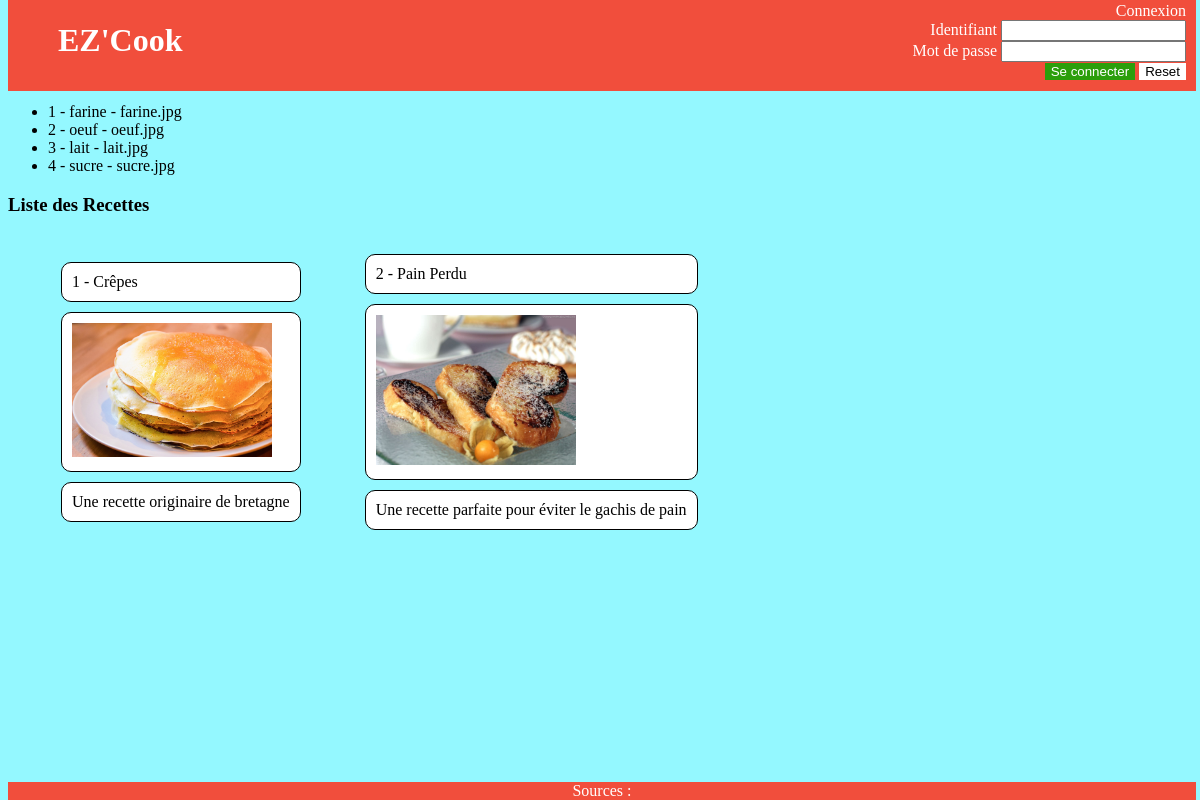
/connexion.php, run on an earlier commit of the app's database.
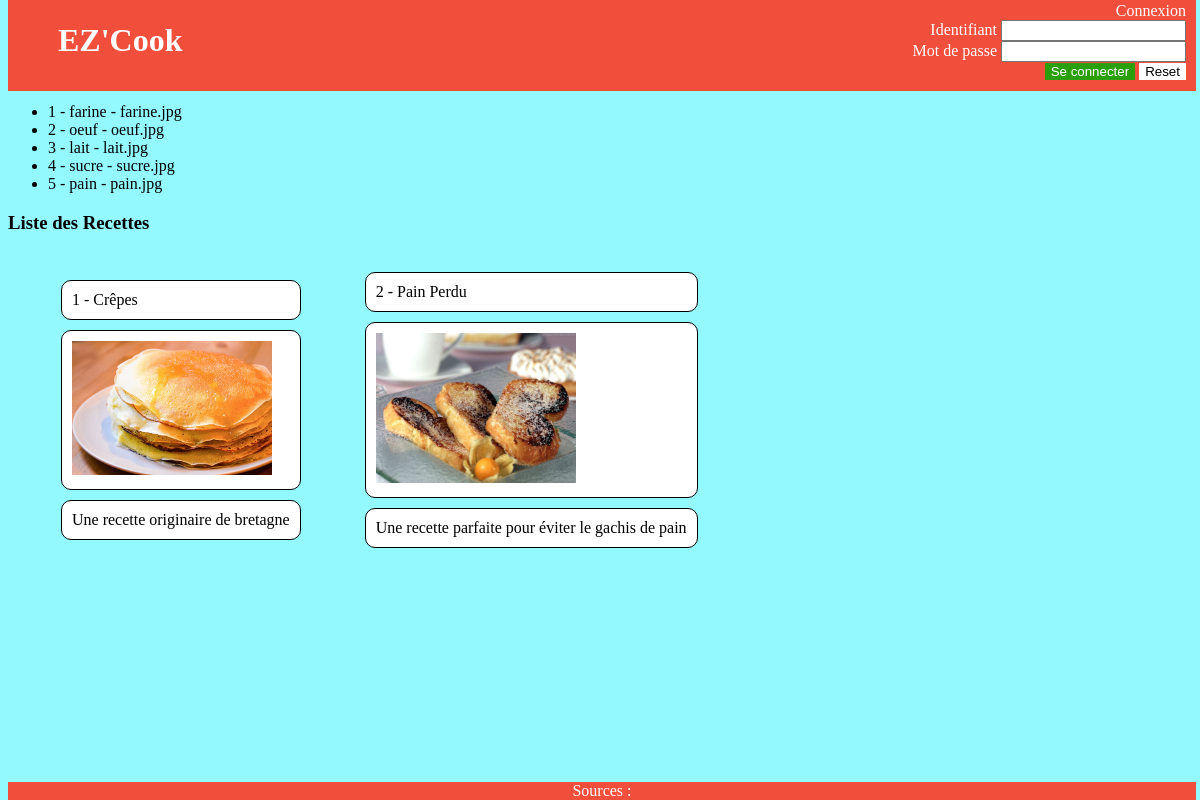
And on a later commit of the database.
### tables this page shows
CREATE TABLE `ingredient` (
  `idIng` int(10) NOT NULL,
  `nomIng` varchar(255) DEFAULT NULL,
  `photoIng` varchar(255) DEFAULT NULL
);

CREATE TABLE `recette` (
  `id` int(10) UNSIGNED NOT NULL,
  `titre` varchar(255) DEFAULT NULL,
  `listeIng` longtext DEFAULT NULL CHECK (json_valid(`listeIng`)),
  `description` varchar(2000) DEFAULT NULL,
  `photo` varchar(255) DEFAULT NULL,
  `listeTag` longtext DEFAULT NULL CHECK (json_valid(`listeTag`))
);

### connexion.php (the view, shortened to what this page needs)
<?php require_once __DIR__.DIRECTORY_SEPARATOR."Template.php";
$db_name = "BddRecettes" ;
$db_host = "127.0.0.1" ;
$db_port = "3306" ;
$db_user = "root" ;
$db_pwd = "" ;
try{
    $dsn = 'mysql:dbname=' . $db_name . ';host='. $db_host. ';port=' . $db_port;
    $pdo = new PDO($dsn, $db_user, $db_pwd);
}
catch (\Exception $ex){
    die("Erreur : " . $ex->getMessage()) ;
}
echo "Connexion OK<br>" ;
$sqlAllIng = "SELECT * FROM Ingredient" ;
$statement = $pdo->prepare($sqlAllIng) ;
$statement->execute() or die(var_dump($statement->errorInfo())) ;
$result = $statement->fetchAll(PDO::FETCH_ASSOC);
?>
<h3>Liste des ingrédients</h3>
<ul>
<?php foreach ($result as $ingre): ?>
    <li><?= $ingre['idIng'] ?> - <?= $ingre['nomIng'] ?> - <?= $ingre['photoIng'] ?></li>
<?php endforeach;?>
</ul>
<h3> Liste des Recettes </h3>
<?php
$sqlAllRecettes = "SELECT * FROM Recette" ;
$statement = $pdo->prepare($sqlAllRecettes) ;
$statement->execute() or die(var_dump($statement->errorInfo())) ;
$result = $statement->fetchAll(PDO::FETCH_ASSOC);
?>
<table id="tableRecettes">
    <?php foreach ($result as $recette): ?>
        <td>
            <ul class="recettes-list">
                <li><?= $recette['id'] ?> - <?= $recette['titre'] ?></li>
                <li> <img src="<?= $recette['photo'] ?>" alt="Photo crepes" width="200px"> </li>
                <li> <?= $recette['description'] ?> </li>
            </ul>
        </td>
    <?php endforeach;?>
</table>
<?php $content=ob_get_clean(); Template::render($content) ?>

### Template.php (shortened to what this page needs)
<?php
class Template
{
    public static function render(String $content) : void{?>
        <!doctype html>
        <html lang="en">
        <head>
        </head>
        <body>
            <?php include "header.php" ?>
            <div id="injected-content">
                <?php echo $content?>
            </div>
            <?php include "footer.php" ?>
        </body>
        </html>
    <?php
    }
}

### header.php (shortened to what this page needs)
<!DOCTYPE html>
<html lang="fr">
<head>
    <link rel="stylesheet" href="main.css">
</head>
<header id="mainHeader">
        <h1 id="mainTitle">EZ'Cook</h1>
        <?php if (!isset($_SESSION['login'])):?>
        <div id="formConnect">
            <div id="adminTitle">Connexion</div>
            <form method="post", id="formCo" action="login.php">
                <label>Identifiant</label>
                <input id="login" type="text" name="login"><br>
                <label>Mot de passe</label>
                <input id="password" type="password" name="password"><br>
                <button id="connection" type="submit">Se connecter</button>
                <button id="reset" type="reset">Reset</button>
            </form>
        </div>
        <?php endif;?>
    </header>

### footer.php (shortened to what this page needs)
<!DOCTYPE html>
<html lang="fr">
<head>
    <link rel="stylesheet" href="main.css">
</head>
<footer id="mainFooter">
        Sources :
    </footer>

### main.css (style rules this page uses)
#mainHeader, #mainFooter { background-color: rgb(241, 78, 60); text-align: center; color: white; margin:0%; }
#mainTitle { align-items: center; text-align: center; margin-left: 50px; }
#formConnect { text-align: right; align-items: center; padding-right: 10px; }
#mainHeader { position: fixed; top: 0; width: 99%; padding-top: 1px; padding-bottom: 10px; display: flex; justify-content: space-between; align-items: center; }
#connection { align-self: center; background-color: rgb(43, 158, 11); color:white; border: 0; }
#reset { align-self: center; background-color: rgb(255, 255, 255); border: 0; }
body { font-family: 'Lucida Sans'; background-color: rgb(148, 248, 255); }
#mainFooter { position: fixed; bottom: 0; width: 99%; }
.recettes-list li { list-style-type: none; margin: 10px; padding: 10px; border: 1px solid black; border-radius: 10px; background-color: rgb(255, 255, 255); }

What changed in the data, as far as the page shows it:
added ingredient: idIng "5", nomIng "pain", photoIng "pain.jpg"
